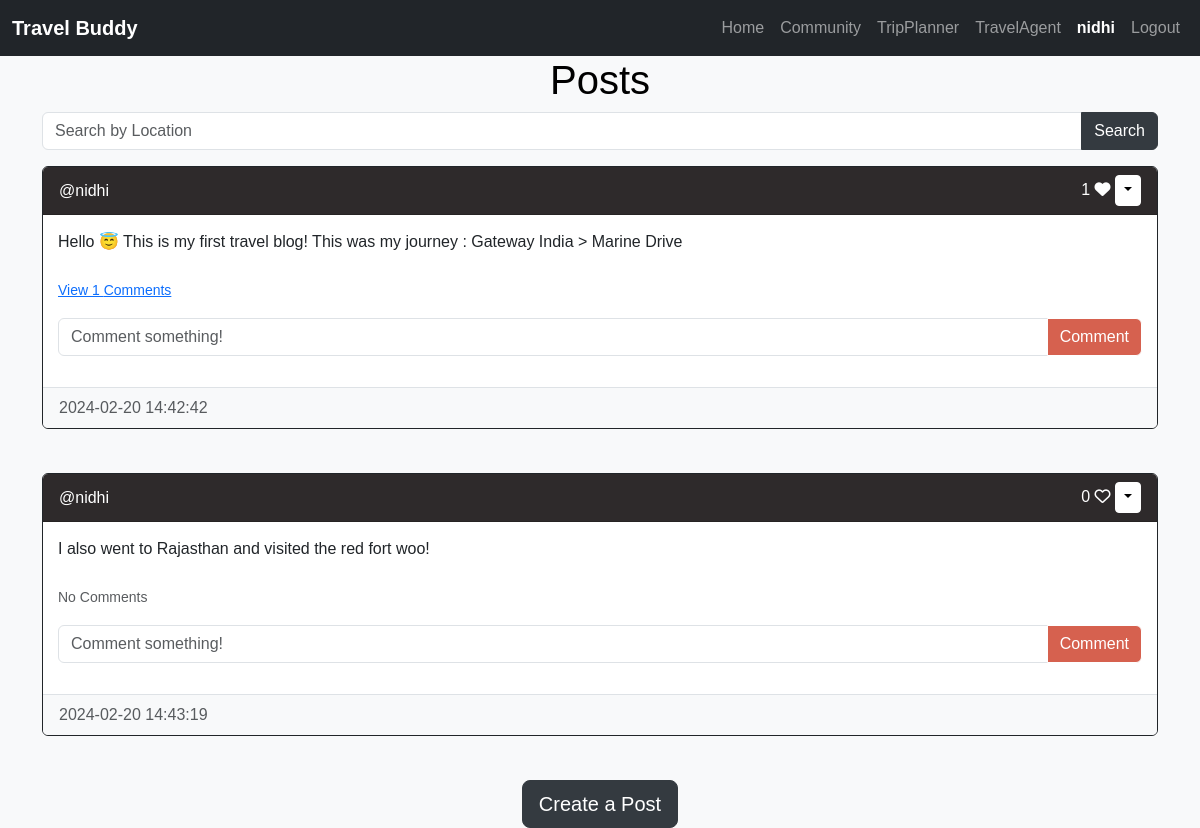
The page /home (signed in) on the database as committed earlier.
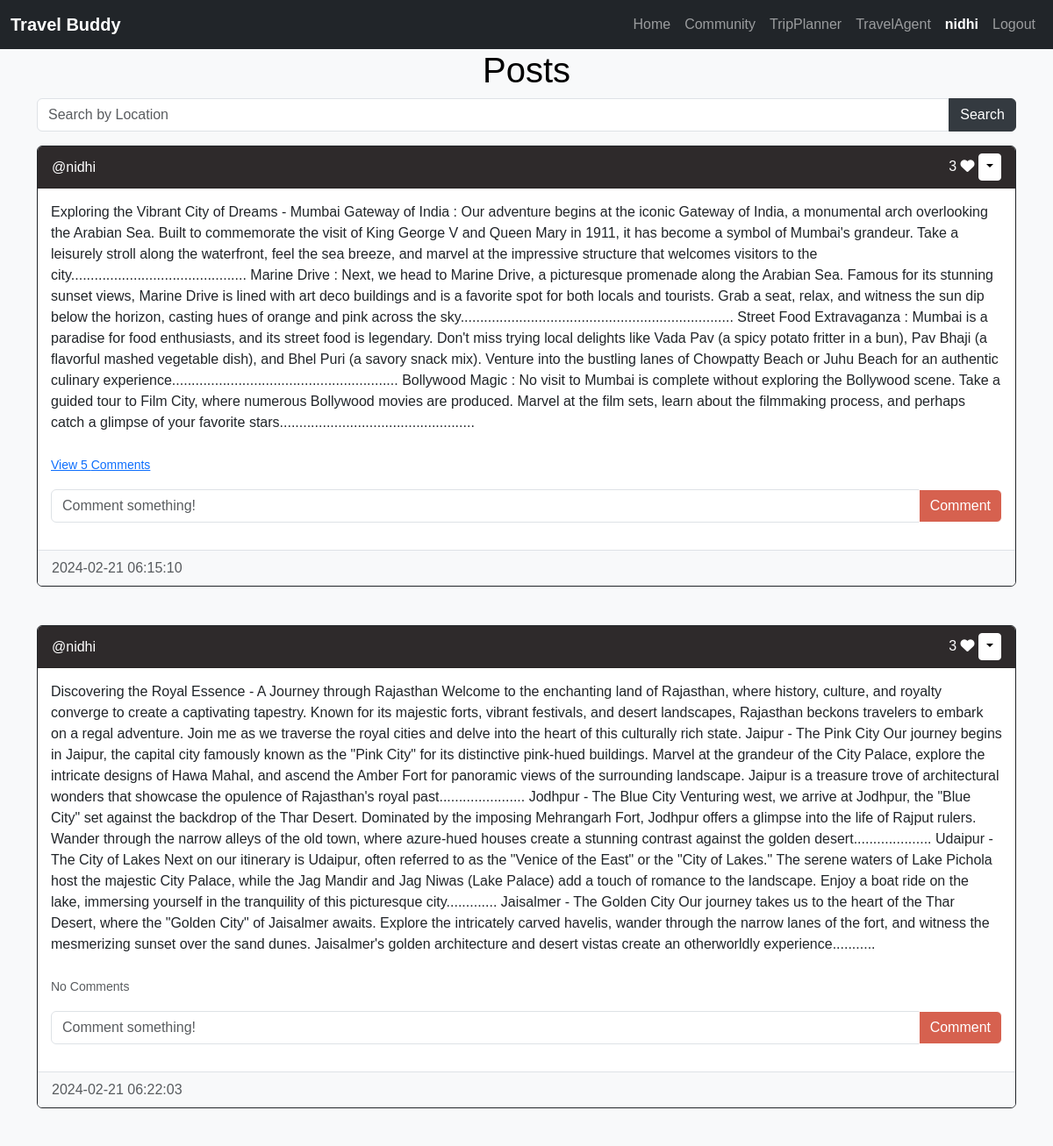
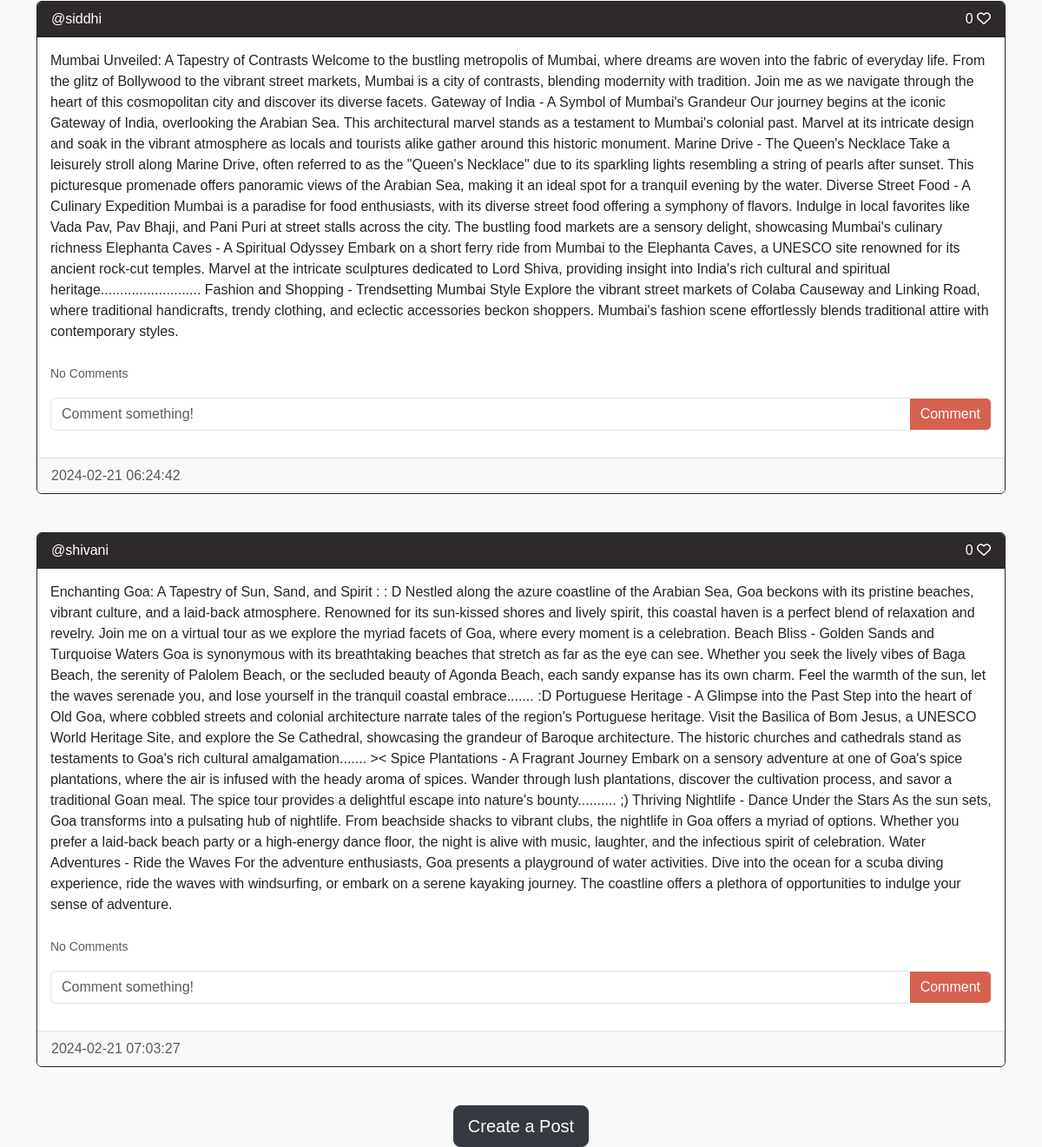
The same page on the database as committed later (2 pictures, top to bottom).
### website/models.py (models this page shows)
class Post(db.Model):
    id = db.Column(db.Integer, primary_key=True)
    text = db.Column(db.Text, nullable=False)
    date_created = db.Column(db.DateTime(timezone=True), default=func.now())
    author = db.Column(db.Integer, db.ForeignKey(
        'user.id', ondelete="CASCADE"), nullable=False)
    location = db.Column(db.String(255))
    comments = db.relationship('Comment', backref='post', passive_deletes=True)
    likes = db.relationship('Like', backref='post', passive_deletes=True)

class User(db.Model, UserMixin):
    id = db.Column(db.Integer, primary_key=True)
    email = db.Column(db.String(150), unique=True)
    username = db.Column(db.String(150), unique=True)
    password = db.Column(db.String(150))
    date_created = db.Column(db.DateTime(timezone=True), default=func.now())
    posts = db.relationship('Post', backref='user', passive_deletes=True)
    comments = db.relationship('Comment', backref='user', passive_deletes=True)
    likes = db.relationship('Like', backref='user', passive_deletes=True)

### website/views.py (the view)
@views.route("/home", methods=['GET', 'POST'])
@login_required
def home():
    if request.method == 'POST':
        location = request.form.get('location')
        posts = Post.query.filter(Post.location.ilike(f"%{location}%")).all()
    else:
        posts = Post.query.all()
    return render_template("home.html", user=current_user, posts=posts)

### website/__init__.py (called while the page is built)
def create_app():
    app = Flask(__name__)
    app.config['SECRET_KEY'] = "helloworld"
    app.config['SQLALCHEMY_DATABASE_URI'] = f'sqlite:///{DB_NAME}'
    db.init_app(app)
    from .views import views
    from .auth import auth
    app.register_blueprint(views, url_prefix="/")
    app.register_blueprint(auth, url_prefix="/")
    from .models import User, Post, Comment, Like
    create_database(app)
    login_manager = LoginManager()
    login_manager.login_view = "auth.login"
    login_manager.init_app(app)
    @login_manager.user_loader
    def load_user(id):
        return User.query.get(int(id))
    return app

### website/templates/home.html
{% extends "posts_div.html" %} {% block title %}Home{% endblock %}

### website/templates/posts_div.html (shortened to what this page needs)
{% extends "base.html" %} {% block title %}Home{% endblock %} {% block content
%}
<h1>Posts</h1>
<form method="POST" class="mb-3">
  <div class="input-group">
    <input
      type="text"
      class="form-control"
      name="location"
      placeholder="Search by Location"
    />
    <button type="submit" class="btn btn-dark">Search</button>
  </div>
</form>
<div id="posts">
  {% for post in posts %}
  <div class="card border-dark">
    <div class="card-header d-flex justify-content-between align-items-center">
      <a
        href="/posts/{{post.user.username}}"
        style="text-decoration: none; color: inherit"
      >
        @{{post.user.username}}
      </a>
      <div>
        <span id="likes-count-{{post.id}}"> {{ post.likes|length }}</span>
        {% if user.id in post.likes|map(attribute="author")|list %}
        <i
          class="fa-solid fa-heart"
          id="like-button-{{post.id}}"
          onclick="like({{post.id}})"
        ></i>
        {% else %}
        <i
          class="fa-regular fa-heart"
          id="like-button-{{post.id}}"
          onclick="like({{post.id}})"
        ></i>
        {% endif %} {% if user.id == post.author %}
        <div class="btn-group">
          <button
            type="button"
            class="btn btn-sm btn-info dropdown-toggle"
            data-bs-toggle="dropdown"
          ></button>
        </div>
        {% endif %}
      </div>
    </div>
    <div class="card-body">
      <div class="card-text">{{post.text}}</div>
      <br />
      <p class="card-text">
        {% if post.comments|length > 0 %}
        <a data-bs-toggle="collapse" href="#comments-{{post.id}}" role="button">
          <small>View {{post.comments|length}} Comments</small>
        </a>
        {% else %}
        <small class="text-muted">No Comments</small>
        {% endif %}
      </p>
      <form
        class="input-group mb-3"
        method="POST"
        action="/create-comment/{{post.id}}"
      >
        <input
          type="text"
          id="text"
          name="text"
          class="form-control"
          placeholder="Comment something!"
        />
        <button type="submit" class="btn btn-success">Comment</button>
      </form>
    </div>
    <div class="card-footer text-muted">{{post.date_created}}</div>
  </div>
  <br/ > {% endfor %}
</div>
{% block footer %}
<div align="center">
  <a href="/create-post"
    ><button type="button" class="btn btn-dark btn-lg">Create a Post</button></a
  >
</div>
{% endblock %} {% endblock %}

Rows that differ between the two databases and show on the page:
removed Post: user.username "nidhi", likes|length "1", text "Hello 😇 This is my first travel blog! This was my journey : Gateway India > Marine Drive", comments|length "1", date_created "2024-02-20 14:42:42"
removed Post: user.username "nidhi", likes|length "0", text "I also went to Rajasthan and visited the red fort woo!", shows "No Comments", date_created "2024-02-20 14:43:19"
added Post: user.username "nidhi", likes|length "3", text "Exploring the Vibrant City of Dreams - Mumbai Gateway of India : Our adventure begins at the iconic Gateway of India, a monumental arch overlooking the Arabian Sea. Built to commemorate the visit of King George V and Queen Mary in 1911, it has become a symbol of Mumbai's grandeur. Take a leisurely stroll along the waterfront, feel the sea breeze, and marvel at the impressive structure that welcomes visitors to the city............................................. Marine Drive : Next, we head to Marine Drive, a picturesque promenade along the Arabian Sea. Famous for its stunning sunset views, Marine Drive is lined with art deco buildings and is a favorite spot for both locals and tourists.…", comments|length "5", date_created "2024-02-21 06:15:10"
added Post: user.username "nidhi", likes|length "3", text "Discovering the Royal Essence - A Journey through Rajasthan Welcome to the enchanting land of Rajasthan, where history, culture, and royalty converge to create a captivating tapestry. Known for its majestic forts, vibrant festivals, and desert landscapes, Rajasthan beckons travelers to embark on a regal adventure. Join me as we traverse the royal cities and delve into the heart of this culturally rich state. Jaipur - The Pink City Our journey begins in Jaipur, the capital city famously known as the \"Pink City\" for its distinctive pink-hued buildings. Marvel at the grandeur of the City Palace, explore the intricate designs of Hawa Mahal, and ascend the Amber Fort for panoramic views of the…", shows "No Comments", date_created "2024-02-21 06:22:03"
added Post: user.username "siddhi", likes|length "0", text "Mumbai Unveiled: A Tapestry of Contrasts Welcome to the bustling metropolis of Mumbai, where dreams are woven into the fabric of everyday life. From the glitz of Bollywood to the vibrant street markets, Mumbai is a city of contrasts, blending modernity with tradition. Join me as we navigate through the heart of this cosmopolitan city and discover its diverse facets. Gateway of India - A Symbol of Mumbai's Grandeur Our journey begins at the iconic Gateway of India, overlooking the Arabian Sea. This architectural marvel stands as a testament to Mumbai's colonial past. Marvel at its intricate design and soak in the vibrant atmosphere as locals and tourists alike gather around this historic…", shows "No Comments", date_created "2024-02-21 06:24:42"
added Post: user.username "shivani", likes|length "0", text "Enchanting Goa: A Tapestry of Sun, Sand, and Spirit : : D Nestled along the azure coastline of the Arabian Sea, Goa beckons with its pristine beaches, vibrant culture, and a laid-back atmosphere. Renowned for its sun-kissed shores and lively spirit, this coastal haven is a perfect blend of relaxation and revelry. Join me on a virtual tour as we explore the myriad facets of Goa, where every moment is a celebration. Beach Bliss - Golden Sands and Turquoise Waters Goa is synonymous with its breathtaking beaches that stretch as far as the eye can see. Whether you seek the lively vibes of Baga Beach, the serenity of Palolem Beach, or the secluded beauty of Agonda Beach, each sandy expanse has…", shows "No Comments", date_created "2024-02-21 07:03:27"
